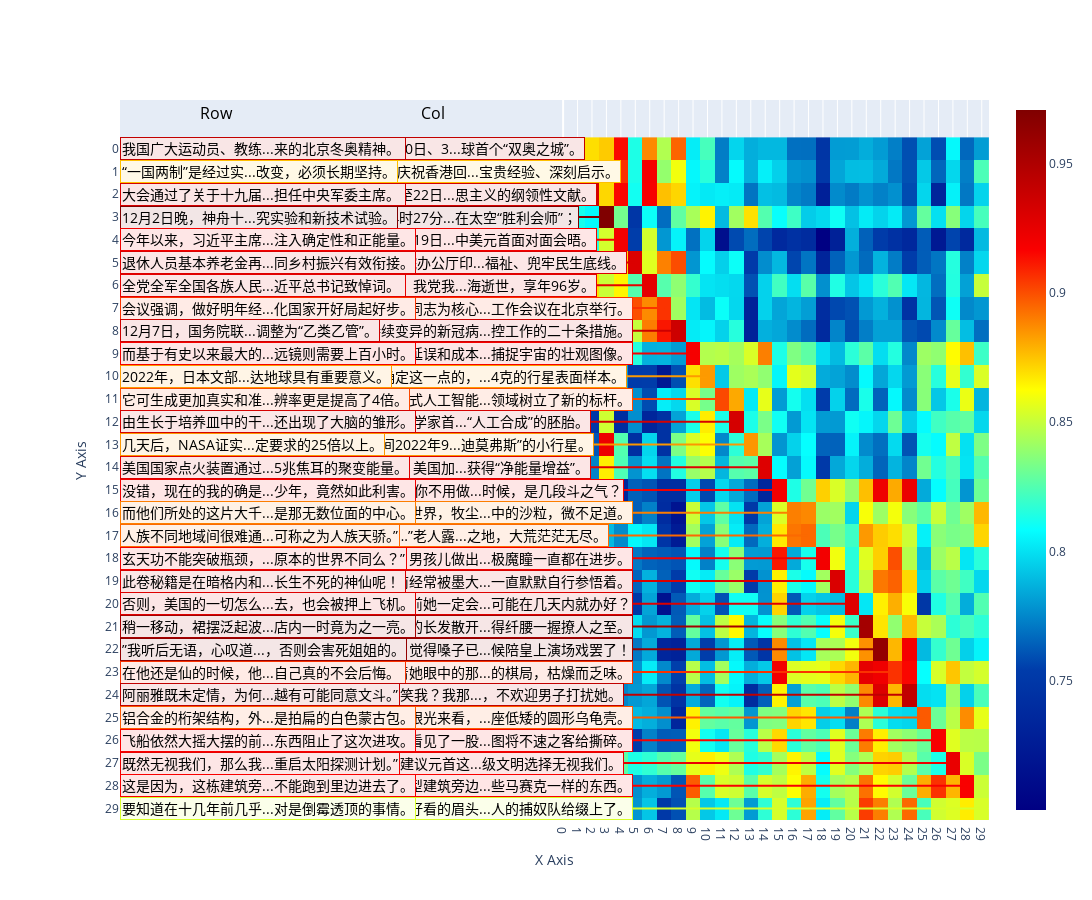

The notebook cell saved with this chart:
### Markdown cell above
## 热力图

### Code cell
import pandas as pd
import numpy as np
import sys
sys.path.append("..")
import lib.heatmap
import importlib
importlib.reload(sys.modules['lib.heatmap'])
from lib.heatmap import Heatmap

heat_plot_data_path = "../data/heatplot.csv"
heat_plot_data = pd.read_csv(heat_plot_data_path, header=0)
first = heat_plot_data["first"].tolist()
second = heat_plot_data["second"].tolist()
first_embed = heat_plot_data["first_embed"].apply(lambda x: ast.literal_eval(x)).tolist()
second_embed = heat_plot_data["second_embed"].apply(lambda x: ast.literal_eval(x)).tolist()
# positions = [(i, i) for i in range(0, 20, 2)] + [(1, 5), (2, 3), (15, 9), (5, 13), (17, 7)]
# heatmap = Heatmap(df, positions)
df = pd.DataFrame({ "first":first, 
                    "second":second, 
                    "first_embed":[np.array(first_embed[i]) for i in range(len(first_embed))], 
                    "second_embed":[np.array(second_embed[i]) for i in range(len(second_embed))]})
heatmap = Heatmap(df)
heatmap.create_heatmap(font_path='./lib/arial.ttf')

### Figure 1 — Plotly figure (JSON) as saved in the notebook; plotly's stock layout.template omitted (floating-point values rounded to 4 significant figures; data arrays with more than 128 entries replaced by an {"elided": "..."} marker saying what was removed)
{"data": [{"colorscale": [[0, "rgb(0,0,131)"], [0.2, "rgb(0,60,170)"], [0.4, "rgb(5,255,255)"], [0.6, "rgb(255,255,0)"], [0.8, "rgb(250,0,0)"], [1, "rgb(128,0,0)"]], "type": "heatmap", "z": {"elided": "30x30 float values"}}], "layout": {"annotations": [{"font": {"color": "black", "size": 16}, "showarrow": false, "text": "Col", "x": -9, "xanchor": "center", "xref": "x", "y": -1, "yanchor": "bottom", "yref": "y"}, {"font": {"color": "black", "size": 16}, "showarrow": false, "text": "Row", "x": -24, "xanchor": "center", "xref": "x", "y": -1, "yanchor": "bottom", "yref": "y"}, {"bgcolor": "#f9e6e6", "bordercolor": "rgb(193.1100695310603, 0.0, 0.0)", "font": {"color": "black", "size": 14}, "showarrow": false, "text": "2月4日至20日、3...球首个“双奥之城”。", "x": -15, "xanchor": "left", "xref": "x", "xshift": -10, "y": 0, "yanchor": "middle", "yref": "y", "yshift": 0}, {"bgcolor": "#f9e6e6", "bordercolor": "rgb(193.1100695310603, 0.0, 0.0)", "font": {"color": "black", "size": 14}, "showarrow": false, "text": "我国广大运动员、教练...来的北京冬奥精神。\n", "x": -30, "xanchor": "left", "xref": "x", "xshift": -10, "y": 0, "yanchor": "middle", "yref": "y", "yshift": 0}, {"bgcolor": "#fff9e6", "bordercolor": "rgb(253.77362027817708, 192.45463418703164, 0.0)", "font": {"color": "black", "size": 14}, "showarrow": false, "text": "7月1日，庆祝香港回...宝贵经验、深刻启示。", "x": -15, "xanchor": "left", "xref": "x", "xshift": -10, "y": 1, "yanchor": "middle", "yref": "y", "yshift": 0}, {"bgcolor": "#fff9e6", "bordercolor": "rgb(253.77362027817708, 192.45463418703164, 0.0)", "font": {"color": "black", "size": 14}, "showarrow": false, "text": "“一国两制”是经过实...改变，必须长期坚持。", "x": -30, "xanchor": "left", "xref": "x", "xshift": -10, "y": 1, "yanchor": "middle", "yref": "y", "yshift": 0}, {"bgcolor": "#fbe6e6", "bordercolor": "rgb(212.59124258510028, 0.0, 0.0)", "font": {"color": "black", "size": 14}, "showarrow": false, "text": "10月16日至22日...思主义的纲领性文献。", "x": -15, "xanchor": "left", "xref": "x", "xshift": -10, "y": 2, "yanchor": "middle", "yref": "y", "yshift": 0}, {"bgcolor": "#fbe6e6", "bordercolor": "rgb(212.59124258510028, 0.0, 0.0)", "font": {"color": "black", "size": 14}, "showarrow": false, "text": "大会通过了关于十九届...担任中央军委主席。\n", "x": -30, "xanchor": "left", "xref": "x", "xshift": -10, "y": 2, "yanchor": "middle", "yref": "y", "yshift": 0}, {"bgcolor": "#f2e6e6", "bordercolor": "rgb(128.0, 0.0, 0.0)", "font": {"color": "black", "size": 14}, "showarrow": false, "text": "11月1日4时27分...在太空“胜利会师”；", "x": -15, "xanchor": "left", "xref": "x", "xshift": -10, "y": 3, "yanchor": "middle", "yref": "y", "yshift": 0}, {"bgcolor": "#f2e6e6", "bordercolor": "rgb(128.0, 0.0, 0.0)", "font": {"color": "black", "size": 14}, "showarrow": false, "text": "12月2日晚，神舟十...究实验和新技术试验。", "x": -30, "xanchor": "left", "xref": "x", "xshift": -10, "y": 3, "yanchor": "middle", "yref": "y", "yshift": 0}, {"bgcolor": "#fee6e6", "bordercolor": "rgb(242.66706122449924, 0.0, 0.0)", "font": {"color": "black", "size": 14}, "showarrow": false, "text": "11月14日至19日...中美元首面对面会晤。", "x": -15, "xanchor": "left", "xref": "x", "xshift": -10, "y": 4, "yanchor": "middle", "yref": "y", "yshift": 0}, {"bgcolor": "#fee6e6", "bordercolor": "rgb(242.66706122449924, 0.0, 0.0)", "font": {"color": "black", "size": 14}, "showarrow": false, "text": "今年以来，习近平主席...注入确定性和正能量。", "x": -30, "xanchor": "left", "xref": "x", "xshift": -10, "y": 4, "yanchor": "middle", "yref": "y", "yshift": 0}, {"bgcolor": "#fce6e6", "bordercolor": "rgb(220.4679402009513, 0.0, 0.0)", "font": {"color": "black", "size": 14}, "showarrow": false, "text": "4月，国务院办公厅印...福祉、兜牢民生底线。", "x": -15, "xanchor": "left", "xref": "x", "xshift": -10, "y": 5, "yanchor": "middle", "yref": "y", "yshift": 0}, {"bgcolor": "#fce6e6", "bordercolor": "rgb(220.4679402009513, 0.0, 0.0)", "font": {"color": "black", "size": 14}, "showarrow": false, "text": "退休人员基本养老金再...同乡村振兴有效衔接。", "x": -30, "xanchor": "left", "xref": "x", "xshift": -10, "y": 5, "yanchor": "middle", "yref": "y", "yshift": 0}, {"bgcolor": "#fce6e6", "bordercolor": "rgb(229.45207837771164, 0.0, 0.0)", "font": {"color": "black", "size": 14}, "showarrow": false, "text": "11月30日，我党我...海逝世，享年96岁。", "x": -15, "xanchor": "left", "xref": "x", "xshift": -10, "y": 6, "yanchor": "middle", "yref": "y", "yshift": 0}, {"bgcolor": "#fce6e6", "bordercolor": "rgb(229.45207837771164, 0.0, 0.0)", "font": {"color": "black", "size": 14}, "showarrow": false, "text": "全党全军全国各族人民...近平总书记致悼词。\n", "x": -30, "xanchor": "left", "xref": "x", "xshift": -10, "y": 6, "yanchor": "middle", "yref": "y", "yshift": 0}, {"bgcolor": "#ffebe6", "bordercolor": "rgb(250.99077855490944, 50.52970630038203, 0.0)", "font": {"color": "black", "size": 14}, "showarrow": false, "text": "在以习近平同志为核心...工作会议在北京举行。", "x": -15, "xanchor": "left", "xref": "x", "xshift": -10, "y": 7, "yanchor": "middle", "yref": "y", "yshift": 0}, {"bgcolor": "#ffebe6", "bordercolor": "rgb(250.99077855490944, 50.52970630038203, 0.0)", "font": {"color": "black", "size": 14}, "showarrow": false, "text": "会议强调，做好明年经...化国家开好局起好步。", "x": -30, "xanchor": "left", "xref": "x", "xshift": -10, "y": 7, "yanchor": "middle", "yref": "y", "yshift": 0}, {"bgcolor": "#fae6e6", "bordercolor": "rgb(204.66726292922613, 0.0, 0.0)", "font": {"color": "black", "size": 14}, "showarrow": false, "text": "面对持续变异的新冠病...控工作的二十条措施。", "x": -15, "xanchor": "left", "xref": "x", "xshift": -10, "y": 8, "yanchor": "middle", "yref": "y", "yshift": 0}, {"bgcolor": "#fae6e6", "bordercolor": "rgb(204.66726292922613, 0.0, 0.0)", "font": {"color": "black", "size": 14}, "showarrow": false, "text": "12月7日，国务院联...调整为“乙类乙管”。", "x": -30, "xanchor": "left", "xref": "x", "xshift": -10, "y": 8, "yanchor": "middle", "yref": "y", "yshift": 0}, {"bgcolor": "#fee6e6", "bordercolor": "rgb(245.72097634138288, 0.0, 0.0)", "font": {"color": "black", "size": 14}, "showarrow": false, "text": "经过多年的延误和成本...捕捉宇宙的壮观图像。", "x": -15, "xanchor": "left", "xref": "x", "xshift": -10, "y": 9, "yanchor": "middle", "yref": "y", "yshift": 0}, {"bgcolor": "#fee6e6", "bordercolor": "rgb(245.72097634138288, 0.0, 0.0)", "font": {"color": "black", "size": 14}, "showarrow": false, "text": "而基于有史以来最大的...远镜则需要上百小时。", "x": -30, "xanchor": "left", "xref": "x", "xshift": -10, "y": 9, "yanchor": "middle", "yref": "y", "yshift": 0}, {"bgcolor": "#fff5e6", "bordercolor": "rgb(253.02489358666307, 154.26957291981603, 0.0)", "font": {"color": "black", "size": 14}, "showarrow": false, "text": "为人类确定这一点的，...4克的行星表面样本。", "x": -15, "xanchor": "left", "xref": "x", "xshift": -10, "y": 10, "yanchor": "middle", "yref": "y", "yshift": 0}, {"bgcolor": "#fff5e6", "bordercolor": "rgb(253.02489358666307, 154.26957291981603, 0.0)", "font": {"color": "black", "size": 14}, "showarrow": false, "text": "2022年，日本文部...达地球具有重要意义。", "x": -30, "xanchor": "left", "xref": "x", "xshift": -10, "y": 10, "yanchor": "middle", "yref": "y", "yshift": 0}, {"bgcolor": "#ffede6", "bordercolor": "rgb(251.4283195411552, 72.84429659891538, 0.0)", "font": {"color": "black", "size": 14}, "showarrow": false, "text": "今年，生成式人工智能...领域树立了新的标杆。", "x": -15, "xanchor": "left", "xref": "x", "xshift": -10, "y": 11, "yanchor": "middle", "yref": "y", "yshift": 0}, {"bgcolor": "#ffede6", "bordercolor": "rgb(251.4283195411552, 72.84429659891538, 0.0)", "font": {"color": "black", "size": 14}, "showarrow": false, "text": "它可生成更加真实和准...辨率更是提高了4倍。", "x": -30, "xanchor": "left", "xref": "x", "xshift": -10, "y": 11, "yanchor": "middle", "yref": "y", "yshift": 0}, {"bgcolor": "#fbe6e6", "bordercolor": "rgb(213.32857000442465, 0.0, 0.0)", "font": {"color": "black", "size": 14}, "showarrow": false, "text": "2022年，科学家首...“人工合成”的胚胎。", "x": -15, "xanchor": "left", "xref": "x", "xshift": -10, "y": 12, "yanchor": "middle", "yref": "y", "yshift": 0}, {"bgcolor": "#fbe6e6", "bordercolor": "rgb(213.32857000442465, 0.0, 0.0)", "font": {"color": "black", "size": 14}, "showarrow": false, "text": "由生长于培养皿中的干...还出现了大脑的雏形。", "x": -30, "xanchor": "left", "xref": "x", "xshift": -10, "y": 12, "yanchor": "middle", "yref": "y", "yshift": 0}, {"bgcolor": "#fff5e6", "bordercolor": "rgb(252.9593475811632, 150.92672663932296, 0.0)", "font": {"color": "black", "size": 14}, "showarrow": false, "text": "北京时间2022年9...迪莫弗斯”的小行星。", "x": -15, "xanchor": "left", "xref": "x", "xshift": -10, "y": 13, "yanchor": "middle", "yref": "y", "yshift": 0}, {"bgcolor": "#fff5e6", "bordercolor": "rgb(252.9593475811632, 150.92672663932296, 0.0)", "font": {"color": "black", "size": 14}, "showarrow": false, "text": "几天后，NASA证实...定要求的25倍以上。", "x": -30, "xanchor": "left", "xref": "x", "xshift": -10, "y": 13, "yanchor": "middle", "yref": "y", "yshift": 0}, {"bgcolor": "#fce6e6", "bordercolor": "rgb(222.1157446021161, 0.0, 0.0)", "font": {"color": "black", "size": 14}, "showarrow": false, "text": "12月14日，美国加...获得“净能量增益”。", "x": -15, "xanchor": "left", "xref": "x", "xshift": -10, "y": 14, "yanchor": "middle", "yref": "y", "yshift": 0}, {"bgcolor": "#fce6e6", "bordercolor": "rgb(222.1157446021161, 0.0, 0.0)", "font": {"color": "black", "size": 14}, "showarrow": false, "text": "美国国家点火装置通过...5兆焦耳的聚变能量。", "x": -30, "xanchor": "left", "xref": "x", "xshift": -10, "y": 14, "yanchor": "middle", "yref": "y", "yshift": 0}, {"bgcolor": "#fee6e6", "bordercolor": "rgb(242.51587657251824, 0.0, 0.0)", "font": {"color": "black", "size": 14}, "showarrow": false, "text": "”纳兰嫣然，你不用做...时候，是几段斗之气？", "x": -15, "xanchor": "left", "xref": "x", "xshift": -10, "y": 15, "yanchor": "middle", "yref": "y", "yshift": 0}, {"bgcolor": "#fee6e6", "bordercolor": "rgb(242.51587657251824, 0.0, 0.0)", "font": {"color": "black", "size": 14}, "showarrow": false, "text": "没错，现在的我的确是...少年，竟然如此利害。", "x": -30, "xanchor": "left", "xref": "x", "xshift": -10, "y": 15, "yanchor": "middle", "yref": "y", "yshift": 0}, {"bgcolor": "#fff2e6", "bordercolor": "rgb(252.49733108669065, 127.3638854212225, 0.0)", "font": {"color": "black", "size": 14}, "showarrow": false, "text": "对于外面的世界，牧尘...中的沙粒，微不足道。", "x": -15, "xanchor": "left", "xref": "x", "xshift": -10, "y": 16, "yanchor": "middle", "yref": "y", "yshift": 0}, {"bgcolor": "#fff2e6", "bordercolor": "rgb(252.49733108669065, 127.3638854212225, 0.0)", "font": {"color": "black", "size": 14}, "showarrow": false, "text": "而他们所处的这片大千...是那无数位面的中心。", "x": -30, "xanchor": "left", "xref": "x", "xshift": -10, "y": 16, "yanchor": "middle", "yref": "y", "yshift": 0}, {"bgcolor": "#fff0e6", "bordercolor": "rgb(252.05993200264726, 105.05653213501068, 0.0)", "font": {"color": "black", "size": 14}, "showarrow": false, "text": "“外界啊……”老人露...之地，大荒茫茫无尽。", "x": -15, "xanchor": "left", "xref": "x", "xshift": -10, "y": 17, "yanchor": "middle", "yref": "y", "yshift": 0}, {"bgcolor": "#fff0e6", "bordercolor": "rgb(252.05993200264726, 105.05653213501068, 0.0)", "font": {"color": "black", "size": 14}, "showarrow": false, "text": "人族不同地域间很难通...可称之为人族天骄。”", "x": -30, "xanchor": "left", "xref": "x", "xshift": -10, "y": 17, "yanchor": "middle", "yref": "y", "yshift": 0}, {"bgcolor": "#fee6e6", "bordercolor": "rgb(242.83723612290242, 0.0, 0.0)", "font": {"color": "black", "size": 14}, "showarrow": false, "text": "颓然一叹，男孩儿做出...极魔瞳一直都在进步。", "x": -15, "xanchor": "left", "xref": "x", "xshift": -10, "y": 18, "yanchor": "middle", "yref": "y", "yshift": 0}, {"bgcolor": "#fee6e6", "bordercolor": "rgb(242.83723612290242, 0.0, 0.0)", "font": {"color": "black", "size": 14}, "showarrow": false, "text": "玄天功不能突破瓶颈，...原本的世界不同么？”", "x": -30, "xanchor": "left", "xref": "x", "xshift": -10, "y": 18, "yanchor": "middle", "yref": "y", "yshift": 0}, {"bgcolor": "#fbe6e6", "bordercolor": "rgb(217.81563845977894, 0.0, 0.0)", "font": {"color": "black", "size": 14}, "showarrow": false, "text": "这本书以前经常被墨大...一直默默自行参悟着。", "x": -15, "xanchor": "left", "xref": "x", "xshift": -10, "y": 19, "yanchor": "middle", "yref": "y", "yshift": 0}, {"bgcolor": "#fbe6e6", "bordercolor": "rgb(217.81563845977894, 0.0, 0.0)", "font": {"color": "black", "size": 14}, "showarrow": false, "text": "此卷秘籍是在暗格内和...长生不死的神仙呢！ ", "x": -30, "xanchor": "left", "xref": "x", "xshift": -10, "y": 19, "yanchor": "middle", "yref": "y", "yshift": 0}, {"bgcolor": "#fce6e6", "bordercolor": "rgb(222.0391658493712, 0.0, 0.0)", "font": {"color": "black", "size": 14}, "showarrow": false, "text": "如果是七年前她一定会...可能在几天内就办好？", "x": -15, "xanchor": "left", "xref": "x", "xshift": -10, "y": 20, "yanchor": "middle", "yref": "y", "yshift": 0}, {"bgcolor": "#fce6e6", "bordercolor": "rgb(222.0391658493712, 0.0, 0.0)", "font": {"color": "black", "size": 14}, "showarrow": false, "text": "否则，美国的一切怎么...去，也会被押上飞机。", "x": -30, "xanchor": "left", "xref": "x", "xshift": -10, "y": 20, "yanchor": "middle", "yref": "y", "yshift": 0}, {"bgcolor": "#f6e6e6", "bordercolor": "rgb(164.03083144514682, 0.0, 0.0)", "font": {"color": "black", "size": 14}, "showarrow": false, "text": "一向扎起来的长发散开...得纤腰一握撩人之至。", "x": -15, "xanchor": "left", "xref": "x", "xshift": -10, "y": 21, "yanchor": "middle", "yref": "y", "yshift": 0}, {"bgcolor": "#f6e6e6", "bordercolor": "rgb(164.03083144514682, 0.0, 0.0)", "font": {"color": "black", "size": 14}, "showarrow": false, "text": "稍一移动，裙摆泛起波...店内一时竟为之一亮。", "x": -30, "xanchor": "left", "xref": "x", "xshift": -10, "y": 21, "yanchor": "middle", "yref": "y", "yshift": 0}, {"bgcolor": "#f4e6e6", "bordercolor": "rgb(147.49687091752085, 0.0, 0.0)", "font": {"color": "black", "size": 14}, "showarrow": false, "text": "哭了半日，觉得嗓子已...候陪皇上演场戏罢了！", "x": -15, "xanchor": "left", "xref": "x", "xshift": -10, "y": 22, "yanchor": "middle", "yref": "y", "yshift": 0}, {"bgcolor": "#f4e6e6", "bordercolor": "rgb(147.49687091752085, 0.0, 0.0)", "font": {"color": "black", "size": 14}, "showarrow": false, "text": "”我听后无语，心叹道...，否则会害死姐姐的。", "x": -30, "xanchor": "left", "xref": "x", "xshift": -10, "y": 22, "yanchor": "middle", "yref": "y", "yshift": 0}, {"bgcolor": "#ffebe6", "bordercolor": "rgb(250.9863337481186, 50.303021154048054, 0.0)", "font": {"color": "black", "size": 14}, "showarrow": false, "text": "白子画望着她眼中的那...的棋局，枯燥而乏味。", "x": -15, "xanchor": "left", "xref": "x", "xshift": -10, "y": 23, "yanchor": "middle", "yref": "y", "yshift": 0}, {"bgcolor": "#ffebe6", "bordercolor": "rgb(250.9863337481186, 50.303021154048054, 0.0)", "font": {"color": "black", "size": 14}, "showarrow": false, "text": "在他还是仙的时候，他...自己真的不会后悔。\n", "x": -30, "xanchor": "left", "xref": "x", "xshift": -10, "y": 23, "yanchor": "middle", "yref": "y", "yshift": 0}, {"bgcolor": "#f9e6e6", "bordercolor": "rgb(192.6127254231795, 0.0, 0.0)", "font": {"color": "black", "size": 14}, "showarrow": false, "text": "“你还敢嘲笑我？我那...，不欢迎男子打扰她。", "x": -15, "xanchor": "left", "xref": "x", "xshift": -10, "y": 24, "yanchor": "middle", "yref": "y", "yshift": 0}, {"bgcolor": "#f9e6e6", "bordercolor": "rgb(192.6127254231795, 0.0, 0.0)", "font": {"color": "black", "size": 14}, "showarrow": false, "text": "阿丽雅既未定情，为何...越有可能同意文斗。”", "x": -30, "xanchor": "left", "xref": "x", "xshift": -10, "y": 24, "yanchor": "middle", "yref": "y", "yshift": 0}, {"bgcolor": "#ffeee6", "bordercolor": "rgb(251.76081920913975, 89.80177966612692, 0.0)", "font": {"color": "black", "size": 14}, "showarrow": false, "text": "就地球人的眼光来看，...座低矮的圆形乌龟壳。", "x": -15, "xanchor": "left", "xref": "x", "xshift": -10, "y": 25, "yanchor": "middle", "yref": "y", "yshift": 0}, {"bgcolor": "#ffeee6", "bordercolor": "rgb(251.76081920913975, 89.80177966612692, 0.0)", "font": {"color": "black", "size": 14}, "showarrow": false, "text": "铝合金的桁架结构，外...是拍扁的白色蒙古包。", "x": -30, "xanchor": "left", "xref": "x", "xshift": -10, "y": 25, "yanchor": "middle", "yref": "y", "yshift": 0}, {"bgcolor": "#fee6e6", "bordercolor": "rgb(247.20989406181005, 0.0, 0.0)", "font": {"color": "black", "size": 14}, "showarrow": false, "text": "终于，唐风看见了一股...图将不速之客给撕碎。", "x": -15, "xanchor": "left", "xref": "x", "xshift": -10, "y": 26, "yanchor": "middle", "yref": "y", "yshift": 0}, {"bgcolor": "#fee6e6", "bordercolor": "rgb(247.20989406181005, 0.0, 0.0)", "font": {"color": "black", "size": 14}, "showarrow": false, "text": "飞船依然大摇大摆的前...东西阻止了这次进攻。", "x": -30, "xanchor": "left", "xref": "x", "xshift": -10, "y": 26, "yanchor": "middle", "yref": "y", "yshift": 0}, {"bgcolor": "#fde6e6", "bordercolor": "rgb(233.83883981649691, 0.0, 0.0)", "font": {"color": "black", "size": 14}, "showarrow": false, "text": "“是科研部建议元首这...级文明选择无视我们。", "x": -15, "xanchor": "left", "xref": "x", "xshift": -10, "y": 27, "yanchor": "middle", "yref": "y", "yshift": 0}, {"bgcolor": "#fde6e6", "bordercolor": "rgb(233.83883981649691, 0.0, 0.0)", "font": {"color": "black", "size": 14}, "showarrow": false, "text": "既然无视我们，那么我...重启太阳探测计划。”", "x": -30, "xanchor": "left", "xref": "x", "xshift": -10, "y": 27, "yanchor": "middle", "yref": "y", "yshift": 0}, {"bgcolor": "#fee6e6", "bordercolor": "rgb(248.75803804285724, 0.0, 0.0)", "font": {"color": "black", "size": 14}, "showarrow": false, "text": "飞到这栋大型建筑旁边...些马赛克一样的东西。", "x": -15, "xanchor": "left", "xref": "x", "xshift": -10, "y": 28, "yanchor": "middle", "yref": "y", "yshift": 0}, {"bgcolor": "#fee6e6", "bordercolor": "rgb(248.75803804285724, 0.0, 0.0)", "font": {"color": "black", "size": 14}, "showarrow": false, "text": "这是因为，这栋建筑旁...不能跑到里边进去了。", "x": -30, "xanchor": "left", "xref": "x", "xshift": -10, "y": 28, "yanchor": "middle", "yref": "y", "yshift": 0}, {"bgcolor": "#fbffea", "bordercolor": "rgb(215.65315299573638, 255.0, 40.13378394434892)", "font": {"color": "black", "size": 14}, "showarrow": false, "text": "艾妲皱了皱好看的眉头...人的捕奴队给缀上了。", "x": -15, "xanchor": "left", "xref": "x", "xshift": -10, "y": 29, "yanchor": "middle", "yref": "y", "yshift": 0}, {"bgcolor": "#fbffea", "bordercolor": "rgb(215.65315299573638, 255.0, 40.13378394434892)", "font": {"color": "black", "size": 14}, "showarrow": false, "text": "要知道在十几年前几乎...对是倒霉透顶的事情。", "x": -30, "xanchor": "left", "xref": "x", "xshift": -10, "y": 29, "yanchor": "middle", "yref": "y", "yshift": 0}], "height": 900, "margin": {"l": 120}, "shapes": [{"line": {"color": "rgb(193.1100695310603, 0.0, 0.0)", "width": 2}, "type": "line", "x0": -4.278, "x1": 0, "xref": "x", "y0": 0, "y1": 0, "yref": "y"}, {"line": {"color": "rgb(253.77362027817708, 192.45463418703164, 0.0)", "width": 2}, "type": "line", "x0": -4.511, "x1": 1, "xref": "x", "y0": 1, "y1": 1, "yref": "y"}, {"line": {"color": "rgb(212.59124258510028, 0.0, 0.0)", "width": 2}, "type": "line", "x0": -4.378, "x1": 2, "xref": "x", "y0": 2, "y1": 2, "yref": "y"}, {"line": {"color": "rgb(128.0, 0.0, 0.0)", "width": 2}, "type": "line", "x0": -4.244, "x1": 3, "xref": "x", "y0": 3, "y1": 3, "yref": "y"}, {"line": {"color": "rgb(242.66706122449924, 0.0, 0.0)", "width": 2}, "type": "line", "x0": -4.378, "x1": 4, "xref": "x", "y0": 4, "y1": 4, "yref": "y"}, {"line": {"color": "rgb(220.4679402009513, 0.0, 0.0)", "width": 2}, "type": "line", "x0": -4.544, "x1": 5, "xref": "x", "y0": 5, "y1": 5, "yref": "y"}, {"line": {"color": "rgb(229.45207837771164, 0.0, 0.0)", "width": 2}, "type": "line", "x0": -4.378, "x1": 6, "xref": "x", "y0": 6, "y1": 6, "yref": "y"}, {"line": {"color": "rgb(250.99077855490944, 50.52970630038203, 0.0)", "width": 2}, "type": "line", "x0": -4.578, "x1": 7, "xref": "x", "y0": 7, "y1": 7, "yref": "y"}, {"line": {"color": "rgb(204.66726292922613, 0.0, 0.0)", "width": 2}, "type": "line", "x0": -4.578, "x1": 8, "xref": "x", "y0": 8, "y1": 8, "yref": "y"}, {"line": {"color": "rgb(245.72097634138288, 0.0, 0.0)", "width": 2}, "type": "line", "x0": -4.578, "x1": 9, "xref": "x", "y0": 9, "y1": 9, "yref": "y"}, {"line": {"color": "rgb(253.02489358666307, 154.26957291981603, 0.0)", "width": 2}, "type": "line", "x0": -4.544, "x1": 10, "xref": "x", "y0": 10, "y1": 10, "yref": "y"}, {"line": {"color": "rgb(251.4283195411552, 72.84429659891538, 0.0)", "width": 2}, "type": "line", "x0": -4.578, "x1": 11, "xref": "x", "y0": 11, "y1": 11, "yref": "y"}, {"line": {"color": "rgb(213.32857000442465, 0.0, 0.0)", "width": 2}, "type": "line", "x0": -4.311, "x1": 12, "xref": "x", "y0": 12, "y1": 12, "yref": "y"}, {"line": {"color": "rgb(252.9593475811632, 150.92672663932296, 0.0)", "width": 2}, "type": "line", "x0": -4.344, "x1": 13, "xref": "x", "y0": 13, "y1": 13, "yref": "y"}, {"line": {"color": "rgb(222.1157446021161, 0.0, 0.0)", "width": 2}, "type": "line", "x0": -4.311, "x1": 14, "xref": "x", "y0": 14, "y1": 14, "yref": "y"}, {"line": {"color": "rgb(242.51587657251824, 0.0, 0.0)", "width": 2}, "type": "line", "x0": -4.511, "x1": 15, "xref": "x", "y0": 15, "y1": 15, "yref": "y"}, {"line": {"color": "rgb(252.49733108669065, 127.3638854212225, 0.0)", "width": 2}, "type": "line", "x0": -4.578, "x1": 16, "xref": "x", "y0": 16, "y1": 16, "yref": "y"}, {"line": {"color": "rgb(252.05993200264726, 105.05653213501068, 0.0)", "width": 2}, "type": "line", "x0": -4.511, "x1": 17, "xref": "x", "y0": 17, "y1": 17, "yref": "y"}, {"line": {"color": "rgb(242.83723612290242, 0.0, 0.0)", "width": 2}, "type": "line", "x0": -4.578, "x1": 18, "xref": "x", "y0": 18, "y1": 18, "yref": "y"}, {"line": {"color": "rgb(217.81563845977894, 0.0, 0.0)", "width": 2}, "type": "line", "x0": -4.578, "x1": 19, "xref": "x", "y0": 19, "y1": 19, "yref": "y"}, {"line": {"color": "rgb(222.0391658493712, 0.0, 0.0)", "width": 2}, "type": "line", "x0": -4.578, "x1": 20, "xref": "x", "y0": 20, "y1": 20, "yref": "y"}, {"line": {"color": "rgb(164.03083144514682, 0.0, 0.0)", "width": 2}, "type": "line", "x0": -4.578, "x1": 21, "xref": "x", "y0": 21, "y1": 21, "yref": "y"}, {"line": {"color": "rgb(147.49687091752085, 0.0, 0.0)", "width": 2}, "type": "line", "x0": -4.578, "x1": 22, "xref": "x", "y0": 22, "y1": 22, "yref": "y"}, {"line": {"color": "rgb(250.9863337481186, 50.303021154048054, 0.0)", "width": 2}, "type": "line", "x0": -4.578, "x1": 23, "xref": "x", "y0": 23, "y1": 23, "yref": "y"}, {"line": {"color": "rgb(192.6127254231795, 0.0, 0.0)", "width": 2}, "type": "line", "x0": -4.511, "x1": 24, "xref": "x", "y0": 24, "y1": 24, "yref": "y"}, {"line": {"color": "rgb(251.76081920913975, 89.80177966612692, 0.0)", "width": 2}, "type": "line", "x0": -4.578, "x1": 25, "xref": "x", "y0": 25, "y1": 25, "yref": "y"}, {"line": {"color": "rgb(247.20989406181005, 0.0, 0.0)", "width": 2}, "type": "line", "x0": -4.578, "x1": 26, "xref": "x", "y0": 26, "y1": 26, "yref": "y"}, {"line": {"color": "rgb(233.83883981649691, 0.0, 0.0)", "width": 2}, "type": "line", "x0": -4.511, "x1": 27, "xref": "x", "y0": 27, "y1": 27, "yref": "y"}, {"line": {"color": "rgb(248.75803804285724, 0.0, 0.0)", "width": 2}, "type": "line", "x0": -4.578, "x1": 28, "xref": "x", "y0": 28, "y1": 28, "yref": "y"}, {"line": {"color": "rgb(215.65315299573638, 255.0, 40.13378394434892)", "width": 2}, "type": "line", "x0": -4.578, "x1": 29, "xref": "x", "y0": 29, "y1": 29, "yref": "y"}], "width": 1620, "xaxis": {"tickmode": "array", "ticktext": [0, 1, 2, 3, 4, 5, 6, 7, 8, 9, 10, 11, 12, 13, 14, 15, 16, 17, 18, 19, 20, 21, 22, 23, 24, 25, 26, 27, 28, 29], "tickvals": [0, 1, 2, 3, 4, 5, 6, 7, 8, 9, 10, 11, 12, 13, 14, 15, 16, 17, 18, 19, 20, 21, 22, 23, 24, 25, 26, 27, 28, 29], "title": {"text": "X Axis"}}, "yaxis": {"autorange": "reversed", "tickmode": "array", "ticktext": [0, 1, 2, 3, 4, 5, 6, 7, 8, 9, 10, 11, 12, 13, 14, 15, 16, 17, 18, 19, 20, 21, 22, 23, 24, 25, 26, 27, 28, 29], "tickvals": [0, 1, 2, 3, 4, 5, 6, 7, 8, 9, 10, 11, 12, 13, 14, 15, 16, 17, 18, 19, 20, 21, 22, 23, 24, 25, 26, 27, 28, 29], "title": {"text": "Y Axis"}}}}
